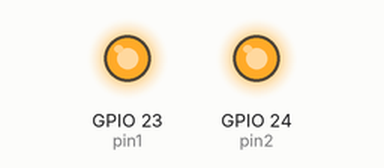
The program below on a simulated Raspberry Pi (BCM pin numbers). Parts: output pins drawn as LEDs (lit = HIGH). At 2.0 s the program stops and its outputs stay as they are.

Above: at 0.1 s.
At 2.1 s:
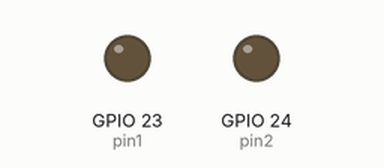
Timing chart, 0 to 3.5 s (numbered marks = the images above):
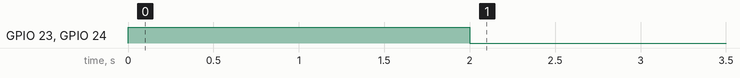

The program:

led_exam_01.py
```python
import RPi.GPIO as g
import time

g.setmode(g.BCM);
pin1 = 23
pin2 = 24

g.setup(pin1, g.OUT)
g.setup(pin2, g.OUT)

g.output(pin1, True)
g.output(pin2, True)

time.sleep(2.0)

g.output(pin1, False)
g.output(pin2, False)

g.cleanup()
```

Measured:
- by itself, GPIO 23 (pin1), GPIO 24 (pin2): LOW → HIGH at 0.00 s, → LOW 2.0 s later
